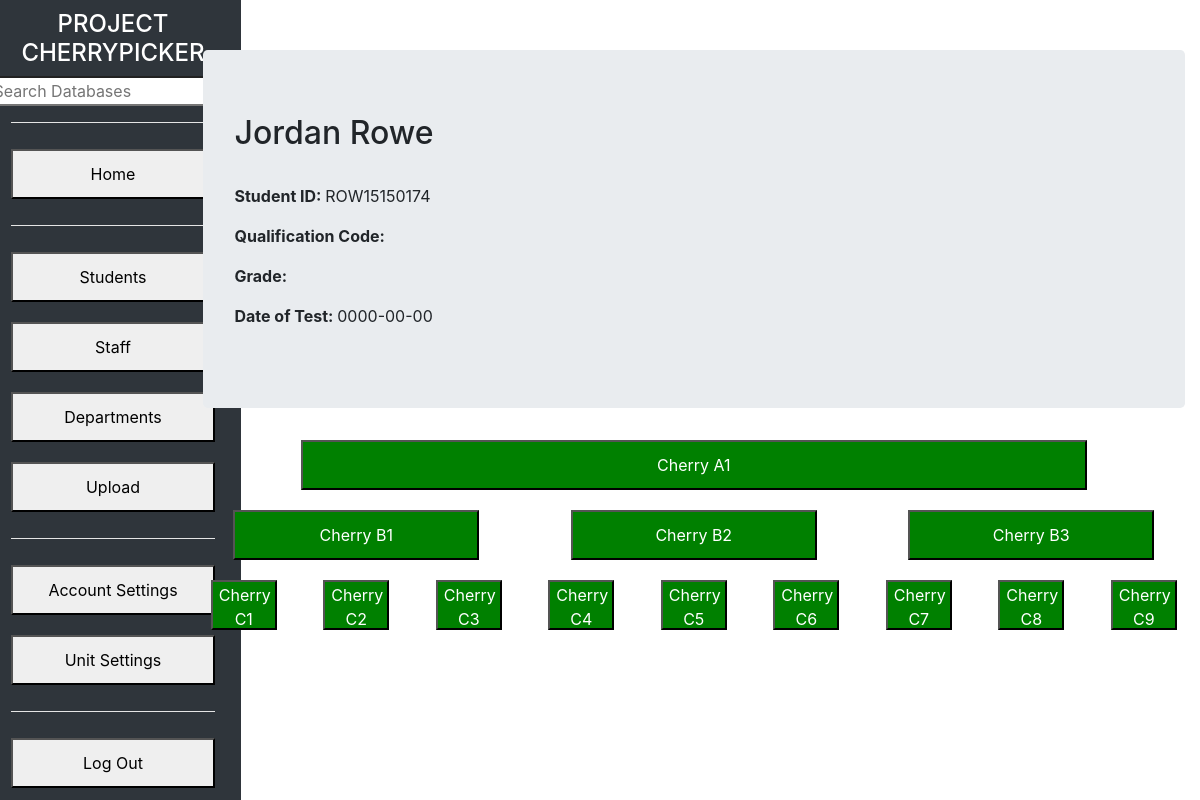
/PHP/student-page.php?student_id=ROW15150174 (signed in), run on the app's committed database.
### tables this page shows
CREATE TABLE `students` (
  `db_id` int(11) NOT NULL,
  `student_id` varchar(20) NOT NULL,
  `forename` varchar(30) NOT NULL,
  `surname` varchar(30) NOT NULL,
  `dob` date NOT NULL,
  `course` varchar(50) NOT NULL,
  `department` varchar(30) NOT NULL,
  `campus` varchar(50) NOT NULL,
  `level` int(11) NOT NULL,
  `tutor` varchar(50) NOT NULL,
  `qualification_code` varchar(10) DEFAULT NULL,
  `grade` varchar(10) DEFAULT NULL,
  `test_date` date DEFAULT NULL,
  `cherry_a1` tinyint(1) NOT NULL DEFAULT '0',
  `cherry_b1` tinyint(1) NOT NULL DEFAULT '0',
  `cherry_b2` tinyint(1) NOT NULL DEFAULT '0',
  `cherry_b3` tinyint(1) NOT NULL DEFAULT '0',
  `cherry_b4` tinyint(1) NOT NULL DEFAULT '0',
  `cherry_c1` tinyint(1) NOT NULL DEFAULT '0',
  `cherry_c2` tinyint(1) NOT NULL DEFAULT '0',
  `cherry_c3` tinyint(1) NOT NULL DEFAULT '0',
  `cherry_c4` tinyint(1) NOT NULL DEFAULT '0',
  `cherry_c5` tinyint(1) NOT NULL DEFAULT '0',
  `cherry_c6` tinyint(1) NOT NULL DEFAULT '0',
  `cherry_c7` tinyint(1) NOT NULL DEFAULT '0',
  `cherry_c8` tinyint(1) NOT NULL DEFAULT '0',
  `cherry_c9` tinyint(1) NOT NULL DEFAULT '0',
  `cherry_c10` tinyint(1) NOT NULL DEFAULT '0',
  `cherry_c11` tinyint(1) NOT NULL DEFAULT '0',
  `cherry_c12` tinyint(1) NOT NULL DEFAULT '0'
);

CREATE TABLE `cherries` (
  `db_id` int(11) NOT NULL,
  `subject` varchar(50) NOT NULL,
  `cherry_a1_name` varchar(15) NOT NULL DEFAULT 'Cherry A1',
  `cherry_a1_desc` varchar(50) NOT NULL DEFAULT 'Undefined',
  `cherry_b1_name` varchar(15) NOT NULL DEFAULT 'Cherry B1',
  `cherry_b1_desc` varchar(50) NOT NULL DEFAULT 'Undefined',
  `cherry_b2_name` varchar(15) NOT NULL DEFAULT 'Cherry B2',
  `cherry_b2_desc` varchar(50) NOT NULL DEFAULT 'Undefined',
  `cherry_b3_name` varchar(15) NOT NULL DEFAULT 'Cherry B3',
  `cherry_b3_desc` varchar(50) NOT NULL DEFAULT 'Undefined',
  `cherry_b4_name` varchar(15) NOT NULL DEFAULT 'Cherry B4',
  `cherry_b4_desc` varchar(50) NOT NULL DEFAULT 'Undefined',
  `cherry_c1_name` varchar(15) NOT NULL DEFAULT 'Cherry C1',
  `cherry_c1_desc` varchar(50) NOT NULL DEFAULT 'Undefined',
  `cherry_c2_name` varchar(15) NOT NULL DEFAULT 'Cherry C2',
  `cherry_c2_desc` varchar(50) NOT NULL DEFAULT 'Undefined',
  `cherry_c3_name` varchar(15) NOT NULL DEFAULT 'Cherry C3',
  `cherry_c3_desc` varchar(50) NOT NULL DEFAULT 'Undefined',
  `cherry_c4_name` varchar(15) NOT NULL DEFAULT 'Cherry C4',
  `cherry_c4_desc` varchar(50) NOT NULL DEFAULT 'Undefined',
  `cherry_c5_name` varchar(15) NOT NULL DEFAULT 'Cherry C5',
  `cherry_c5_desc` varchar(50) NOT NULL DEFAULT 'Undefined',
  `cherry_c6_name` varchar(15) NOT NULL DEFAULT 'Cherry C6',
  `cherry_c6_desc` varchar(50) NOT NULL DEFAULT 'Undefined',
  `cherry_c7_name` varchar(15) NOT NULL DEFAULT 'Cherry C7',
  `cherry_c7_desc` varchar(50) NOT NULL DEFAULT 'Undefined',
  `cherry_c8_name` varchar(15) NOT NULL DEFAULT 'Cherry C8',
  `cherry_c8_desc` varchar(50) NOT NULL DEFAULT 'Undefined',
  `cherry_c9_name` varchar(15) NOT NULL DEFAULT 'Cherry C9',
  `cherry_c9_desc` varchar(50) NOT NULL DEFAULT 'Undefined',
  `cherry_c10_name` varchar(15) NOT NULL DEFAULT 'Cherry C10',
  `cherry_c10_desc` varchar(50) NOT NULL DEFAULT 'Undefined',
  `cherry_c11_name` varchar(15) NOT NULL DEFAULT 'Cherry C11',
  `cherry_c11_desc` varchar(50) NOT NULL DEFAULT 'Undefined',
  `cherry_c12_name` varchar(15) NOT NULL DEFAULT 'Cherry C12',
  `cherry_c12_desc` varchar(50) NOT NULL DEFAULT 'Undefined'
);

### PHP/student-page.php (the view, shortened to what this page needs)
<?php
		$student_id = $_GET['student_id'];
		$Servername = 'localhost';
		$MySQLUser = 'root';
		$MySQLPass = '';
		$Database = "project_cherrypicker";
		$Conn = new mysqli($Servername, $MySQLUser, $MySQLPass, $Database);
		$SQL = "SELECT * FROM students WHERE student_id = '$student_id'";
		$Result = $Conn->query($SQL);
		while($row = $Result->fetch_assoc())
		{
			$student_name = $row["forename"] . " " . $row["surname"];
			$student_qualification_code = $row['qualification_code'];
			$student_grade = $row['grade'];
			$student_test_date = $row['test_date'];
			$cherries = array(
				$student_cherry_a1 = $row['cherry_a1'],
				$student_cherry_b1 = $row['cherry_b1'],
				$student_cherry_b2 = $row['cherry_b2'],
				$student_cherry_b3 = $row['cherry_b3'],
				$student_cherry_b4 = $row['cherry_b4'],
				$student_cherry_c1 = $row['cherry_c1'],
				$student_cherry_c2 = $row['cherry_c2'],
				$student_cherry_c3 = $row['cherry_c3'],
				$student_cherry_c4 = $row['cherry_c4'],
				$student_cherry_c5 = $row['cherry_c5'],
				$student_cherry_c6 = $row['cherry_c6'],
				$student_cherry_c7 = $row['cherry_c7'],
				$student_cherry_c8 = $row['cherry_c8'],
				$student_cherry_c9 = $row['cherry_c9'],
				$student_cherry_c10 = $row['cherry_c10'],
				$student_cherry_c11 = $row['cherry_c11'],
				$student_cherry_c12 = $row['cherry_c12']
			);
			$i = 0;
			foreach($cherries as $cherry)
			{
				if($cherries[$i] > 0)
				{
					$cherries[$i] = "green";
				}
				else
				{
					$cherries[$i] = "red";
				}
				$i++;
			}
		}
		$sql = "SELECT * FROM cherries WHERE subject = 'Maths - Level 1'";
		$result = $Conn->query($sql);
		while($row = $result->fetch_assoc())
		{
			$cherry_a1_name = $row['cherry_a1_name'];
			$cherry_a1_description = $row['cherry_a1_desc'];
			$cherry_b1_name = $row['cherry_b1_name'];
			$cherry_b1_description = $row['cherry_b1_desc'];
			$cherry_b2_name = $row['cherry_b2_name'];
			$cherry_b2_description = $row['cherry_b2_desc'];
			$cherry_b3_name = $row['cherry_b3_name'];
			$cherry_b3_description = $row['cherry_b3_desc'];
			$cherry_c1_name = $row['cherry_c1_name'];
			$cherry_c1_description = $row['cherry_c1_desc'];
			$cherry_c2_name = $row['cherry_c2_name'];
			$cherry_c2_description = $row['cherry_c2_desc'];
			$cherry_c3_name = $row['cherry_c3_name'];
			$cherry_c3_description = $row['cherry_c3_desc'];
			$cherry_c4_name = $row['cherry_c4_name'];
			$cherry_c4_description = $row['cherry_c4_desc'];
			$cherry_c5_name = $row['cherry_c5_name'];
			$cherry_c5_description = $row['cherry_c5_desc'];
			$cherry_c6_name = $row['cherry_c6_name'];
			$cherry_c6_description = $row['cherry_c6_desc'];
			$cherry_c7_name = $row['cherry_c7_name'];
			$cherry_c7_description = $row['cherry_c7_desc'];
			$cherry_c8_name = $row['cherry_c8_name'];
			$cherry_c8_description = $row['cherry_c8_desc'];
			$cherry_c9_name = $row['cherry_c9_name'];
			$cherry_c9_description = $row['cherry_c9_desc'];
		}
?>
<!DOCTYPE html>
<html>
	<head>
		<link rel = "stylesheet" href = "https://maxcdn.bootstrapcdn.com/bootstrap/4.0.0/css/bootstrap.min.css">
		<link rel = "stylesheet" href = "../CSS/home-page.css">
		<link rel = "stylesheet" href = "../CSS/sidebar.css">
	</head>
	<body>
		<div class = "row reduce-margin">
			<div class = "col-md-2">
				<div class = "container-fluid">
					<?php include ("sidebar.php");?>
				</div>
			</div>
			<div class = "col-md-10 student-page-header">
				<div class = "jumbotron">
					<h2><?php echo $student_name?></h2>
					<br>
					<div class = "container">
						<div>
							<p><b>Student ID: </b><?php echo $student_id?></p>
							<p><b>Qualification Code: </b><?php echo $student_qualification_code?></p>
							<p><b>Grade: </b><?php echo $student_grade?></p>
							<p><b>Date of Test: </b><?php echo $student_test_date?></p>
						</div>
					</div>
				</div>
				<div class = "row">
					<div class = "col-md-12" style = "text-align: center;">
						<form method = "POST">
						<button name = "btnCherryA1" title = "<?php echo "$cherry_a1_description";?>" value = "Cherry A1" style = "margin-top: 0px; color: white; background-color: <?php echo $cherries[0];?>"><?php echo $cherry_a1_name;?></button>
						<div class = "row">
							<div class = "col-md-4" style = "text-align: center;">
									<button title = "<?php echo $cherry_b1_description;?>" style = "color: white; background-color: <?php echo $cherries[1];?>" name = "btnCherryB1"><?php echo $cherry_b1_name;?></button>
									<div class = "row">
										<div class = "col-md-4" style = "text-align: center;">
											<button style = "color: white; background-color: <?php echo $cherries[4];?>" name = "btnCherryC1" title = "<?php echo "$cherry_c1_description";?>"><?php echo $cherry_c1_name;?></button>
										</div>
										<div class = "col-md-4" style = "text-align: center;">
											<button style = "color: white; background-color: <?php echo $cherries[5];?>" name = "btnCherryC2" title = "<?php echo "$cherry_c2_description";?>"><?php echo $cherry_c2_name;?></button>
										</div>
										<div class = "col-md-4" style = "text-align: center;">
											<button style = "color: white; background-color: <?php echo $cherries[6];?>" name = "btnCherryC3" title = "<?php echo "$cherry_c3_description";?>"><?php echo $cherry_c3_name;?></button>
										</div>
									</div>
							</div>
							<div class = "col-md-4" style = "text-align: center;">
									<button style = "color: white; background-color: <?php echo $cherries[2];?>" name = "btnCherryB2" title = "<?php echo "$cherry_b2_description";?>"><?php echo $cherry_b2_name;?></button>
									<div class = "row">
										<div class = "col-md-4" style = "text-align: center;">
											<button style = "color: white; background-color: <?php echo $cherries[7];?>" name = "btnCherryC4" title = "<?php echo "$cherry_c4_description";?>"><?php echo $cherry_c4_name;?></button>
										</div>
										<div class = "col-md-4" style = "text-align: center;">
											<button style = "color: white; background-color: <?php echo $cherries[8];?>" name = "btnCherryC5" title = "<?php echo "$cherry_c5_description";?>"><?php echo $cherry_c5_name;?></button>
										</div>
										<div class = "col-md-4" style = "text-align: center;">
											<button style = "color: white; background-color: <?php echo $cherries[9];?>" name = "btnCherryC6" title = "<?php echo "$cherry_c6_description";?>"><?php echo $cherry_c6_name;?></button>
										</div>
									</div>
							</div>
							<div class = "col-md-4" style = "text-align: center;">
									<button style = "color: white; background-color: <?php echo $cherries[3];?>" name = "btnCherryB3" title = "<?php echo "$cherry_b3_description";?>"><?php echo $cherry_b3_name;?></button>
									<div class = "row">
										<div class = "col-md-4" style = "text-align: center;">
											<button style = "color: white; background-color: <?php echo $cherries[10];?>" name = "btnCherryC7" title = "<?php echo "$cherry_c7_description";?>"><?php echo $cherry_c7_name;?></button>
										</div>
										<div class = "col-md-4" style = "text-align: center;">
											<button style = "color: white; background-color: <?php echo $cherries[11];?>" name = "btnCherryC8" title = "<?php echo "$cherry_c8_description";?>"><?php echo $cherry_c8_name;?></button>
										</div>
										<div class = "col-md-4" style = "text-align: center;">
											<button style = "color: white; background-color: <?php echo $cherries[12];?>" name = "btnCherryC9" title = "<?php echo "$cherry_c9_description";?>"><?php echo $cherry_c9_name;?></button>
										</div>
									</div>
								</div>
							</div>
						</form>
						</div>
					</div>
				</div>
			</div>
	</body>
</html>

### CSS/home-page.css (style rules this page uses)
.container { padding: 0px; }
.jumbotron { margin-top: 25px; }
.reduce-margin { margin-right: 0px; }
.student-page-header { margin-top: 25px; }

### CSS/sidebar.css (style rules this page uses)
button { height: 50px; margin-bottom: 10px; margin-top: 10px; width: 80%; }

### data on the page
students: student_name "Jordan Rowe", test_date "0000-00-00"
cherries: cherry_a1_name "Cherry A1", cherry_b1_name "Cherry B1", cherry_c1_name "Cherry C1", cherry_c2_name "Cherry C2", cherry_c3_name "Cherry C3", cherry_b2_name "Cherry B2", cherry_c4_name "Cherry C4", cherry_c5_name "Cherry C5", cherry_c6_name "Cherry C6", cherry_b3_name "Cherry B3", cherry_c7_name "Cherry C7", cherry_c8_name "Cherry C8", cherry_c9_name "Cherry C9"

### other printed values
$student_id "ROW15150174"
